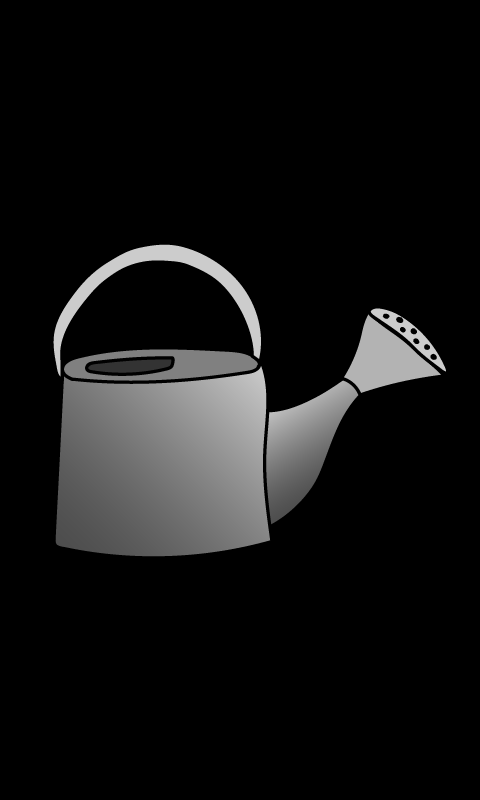

The image is a tile-based game level rendered from a .tmx file. Its description and source (layers, tilesets, objects; grid data summarised) follow:
An orthogonal 60x100 tile map with 8x8 px tiles, 1 tile layer (Tile Layer 1) and 156 objects.

<map version="1.4" tiledversion="1.4.3" orientation="orthogonal" renderorder="left-down" width="60" height="100" tilewidth="8" tileheight="8" infinite="0" nextlayerid="4" nextobjectid="159">
 <tileset firstgid="1" name="plant" tilewidth="8" tileheight="8" tilecount="13200" columns="60">
  <image source="plant.png" width="480" height="1760" />
 </tileset>
 <objectgroup id="2" name="PiirtoPisteet" visible="0">
  <object id="1" x="54.0289" y="544.946">
   <point />
  </object>
  <object id="2" x="56.8235" y="535.631">
   <point />
  </object>
  <object id="3" x="56.8235" y="519.795">
   <point />
  </object>
  <object id="4" x="58.6865" y="505.822">
   <point />
  </object>
  <object id="5" x="58.6865" y="491.849">
   <point />
  </object>
  <object id="6" x="57.755" y="477.876">
   <point />
  </object>
  <object id="7" x="58.6865" y="463.903">
   <point />
  </object>
  <object id="8" x="59.6181" y="448.999">
   <point />
  </object>
  <object id="9" x="59.6181" y="437.82">
   <point />
  </object>
  <object id="10" x="60.5496" y="421.984">
   <point />
  </object>
  <object id="11" x="61.4811" y="409.874">
   <point />
  </object>
  <object id="12" x="62.4127" y="394.038">
   <point />
  </object>
  <object id="13" x="62.4127" y="377.271">
   <point />
  </object>
  <object id="14" x="57.755" y="371.681">
   <point />
  </object>
  <object id="15" x="54.0289" y="348.393">
   <point />
  </object>
  <object id="16" x="55.8919" y="330.694">
   <point />
  </object>
  <object id="17" x="60.5496" y="316.721">
   <point />
  </object>
  <object id="18" x="69.8649" y="301.816">
   <point />
  </object>
  <object id="19" x="81.9748" y="286.912">
   <point />
  </object>
  <object id="20" x="98.7424" y="274.802">
   <point />
  </object>
  <object id="21" x="111.784" y="267.35">
   <point />
  </object>
  <object id="22" x="132.278" y="256.171">
   <point />
  </object>
  <object id="23" x="147.182" y="252.445">
   <point />
  </object>
  <object id="24" x="161.155" y="251.514">
   <point />
  </object>
  <object id="25" x="174.197" y="255.24">
   <point />
  </object>
  <object id="26" x="193.759" y="257.103">
   <point />
  </object>
  <object id="27" x="204.937" y="268.281">
   <point />
  </object>
  <object id="28" x="216.116" y="271.076">
   <point />
  </object>
  <object id="29" x="228.225" y="283.186">
   <point />
  </object>
  <object id="30" x="238.472" y="296.227">
   <point />
  </object>
  <object id="31" x="244.061" y="312.063">
   <point />
  </object>
  <object id="32" x="254.308" y="331.626">
   <point />
  </object>
  <object id="33" x="258.034" y="349.325">
   <point />
  </object>
  <object id="34" x="256.171" y="364.229">
   <point />
  </object>
  <object id="35" x="250.582" y="370.75">
   <point />
  </object>
  <object id="36" x="240.335" y="373.544">
   <point />
  </object>
  <object id="37" x="228.225" y="376.339">
   <point />
  </object>
  <object id="38" x="213.321" y="380.065">
   <point />
  </object>
  <object id="39" x="200.279" y="382.86">
   <point />
  </object>
  <object id="40" x="179.786" y="384.723">
   <point />
  </object>
  <object id="41" x="163.95" y="385.654">
   <point />
  </object>
  <object id="42" x="150.908" y="385.654">
   <point />
  </object>
  <object id="43" x="136.935" y="385.654">
   <point />
  </object>
  <object id="44" x="123.894" y="387.517">
   <point />
  </object>
  <object id="45" x="99.674" y="386.586">
   <point />
  </object>
  <object id="46" x="81.9748" y="383.791">
   <point />
  </object>
  <object id="47" x="114.578" y="384.723">
   <point />
  </object>
  <object id="48" x="71.728" y="362.366">
   <point />
  </object>
  <object id="49" x="81.9748" y="360.503">
   <point />
  </object>
  <object id="50" x="94.0848" y="357.708">
   <point />
  </object>
  <object id="51" x="113.647" y="353.051">
   <point />
  </object>
  <object id="52" x="132.278" y="352.119">
   <point />
  </object>
  <object id="53" x="152.771" y="351.188">
   <point />
  </object>
  <object id="54" x="166.744" y="351.188">
   <point />
  </object>
  <object id="55" x="190.964" y="353.051">
   <point />
  </object>
  <object id="56" x="209.595" y="353.051">
   <point />
  </object>
  <object id="57" x="226.362" y="354.914">
   <point />
  </object>
  <object id="58" x="248.719" y="356.777">
   <point />
  </object>
  <object id="59" x="178.854" y="349.325">
   <point />
  </object>
  <object id="60" x="58.6865" y="545.878">
   <point />
  </object>
  <object id="61" x="66.1388" y="550.536">
   <point />
  </object>
  <object id="62" x="78.2487" y="552.399">
   <point />
  </object>
  <object id="63" x="93.1532" y="557.056">
   <point />
  </object>
  <object id="64" x="110.852" y="557.056">
   <point />
  </object>
  <object id="65" x="132.278" y="559.851">
   <point />
  </object>
  <object id="66" x="120.168" y="560.782">
   <point />
  </object>
  <object id="67" x="147.182" y="561.714">
   <point />
  </object>
  <object id="68" x="170.47" y="557.988">
   <point />
  </object>
  <object id="69" x="161.155" y="560.782">
   <point />
  </object>
  <object id="70" x="179.786" y="558.919">
   <point />
  </object>
  <object id="71" x="194.69" y="559.851">
   <point />
  </object>
  <object id="72" x="208.663" y="557.056">
   <point />
  </object>
  <object id="73" x="220.773" y="555.193">
   <point />
  </object>
  <object id="74" x="231.02" y="554.262">
   <point />
  </object>
  <object id="75" x="244.993" y="552.399">
   <point />
  </object>
  <object id="76" x="256.171" y="549.604">
   <point />
  </object>
  <object id="77" x="269.213" y="544.946">
   <point />
  </object>
  <object id="78" x="272.007" y="543.083">
   <point />
  </object>
  <object id="79" x="272.007" y="533.768">
   <point />
  </object>
  <object id="80" x="272.939" y="527.247">
   <point />
  </object>
  <object id="81" x="285.98" y="519.795">
   <point />
  </object>
  <object id="82" x="298.09" y="508.617">
   <point />
  </object>
  <object id="83" x="307.406" y="501.164">
   <point />
  </object>
  <object id="84" x="315.789" y="489.054">
   <point />
  </object>
  <object id="85" x="322.31" y="476.013">
   <point />
  </object>
  <object id="86" x="329.762" y="459.245">
   <point />
  </object>
  <object id="87" x="334.42" y="448.067">
   <point />
  </object>
  <object id="88" x="341.872" y="433.163">
   <point />
  </object>
  <object id="89" x="351.188" y="413.6">
   <point />
  </object>
  <object id="90" x="356.777" y="401.49">
   <point />
  </object>
  <object id="91" x="363.298" y="396.833">
   <point />
  </object>
  <object id="92" x="376.339" y="392.175">
   <point />
  </object>
  <object id="93" x="399.627" y="385.654">
   <point />
  </object>
  <object id="94" x="422.916" y="382.86">
   <point />
  </object>
  <object id="95" x="440.615" y="379.134">
   <point />
  </object>
  <object id="96" x="446.204" y="368.887">
   <point />
  </object>
  <object id="97" x="436.889" y="346.53">
   <point />
  </object>
  <object id="98" x="428.505" y="335.352">
   <point />
  </object>
  <object id="99" x="419.19" y="328.831">
   <point />
  </object>
  <object id="100" x="407.08" y="323.242">
   <point />
  </object>
  <object id="101" x="387.517" y="310.2">
   <point />
  </object>
  <object id="102" x="395.901" y="311.132">
   <point />
  </object>
  <object id="103" x="377.271" y="310.2">
   <point />
  </object>
  <object id="104" x="365.161" y="312.995">
   <point />
  </object>
  <object id="105" x="387.517" y="382.86">
   <point />
  </object>
  <object id="106" x="408.011" y="380.065">
   <point />
  </object>
  </objectgroup>
 <objectgroup id="3" name="VoittoPisteet">
  <!-- 23 objects omitted --></objectgroup>
 <layer id="1" name="Tile Layer 1" width="60" height="100">
  <data>[6000 cells, 6000 non-empty, 6000 distinct tile ids]</data>
 </layer>
</map>
<!-- 50 of 156 objects omitted -->
